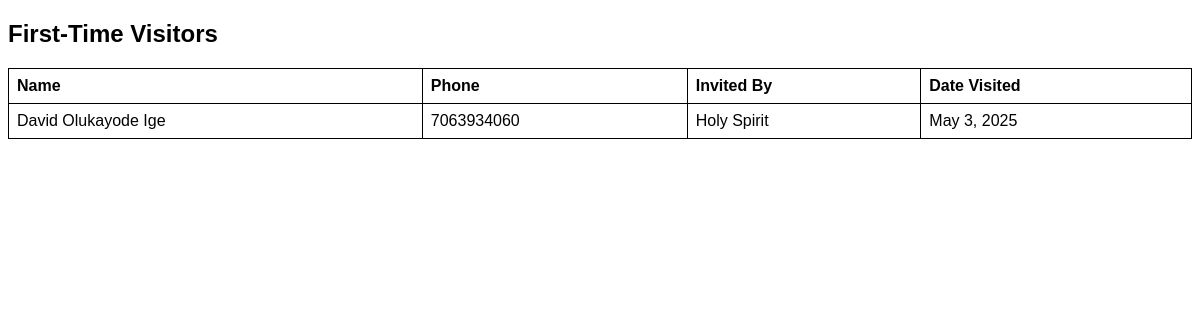
Screenshot of /print-first-timers/ with the database file from the repository.
### church_app/models.py (models this page shows, shortened)
class FirstTimer(models.Model):
    first_name = models.CharField(max_length=100)
    last_name = models.CharField(max_length=100)
    address = models.TextField()
    phone = models.CharField(max_length=15)  # Prevents duplicate entries
    invited_by = models.CharField(max_length=100)  # Who invited the visitor
    born_again = models.BooleanField()  # Yes or No
    service_feedback = models.TextField(blank=True, null=True)  # Allows optional feedback
    would_like_visit = models.BooleanField()  # Yes or No
    available_for_fellowship = models.BooleanField()  # Yes or No
    date_visited = models.DateField(auto_now_add=True)

### church_app/views.py (the view)
# urls.py: path('print-first-timers/', views.print_first_timers, name='print_first_timers'),
def print_first_timers(request):
    first_timers = FirstTimer.objects.all()
    return render(request, "print_first_timers.html", {"first_timers": first_timers})

### church_app/templates/print_first_timers.html (shortened to what this page needs)
<!DOCTYPE html>
<html lang="en">
<head>
</head>
<body>
<div id="print-section">
    <h2>First-Time Visitors</h2>
    <table>
        <thead>
            <tr>
                <th>Name</th>
                <th>Phone</th>
                <th>Invited By</th>
                <th>Date Visited</th>
            </tr>
        </thead>
        <tbody>
            {% for visitor in first_timers %}
            <tr>
                <td>{{ visitor.first_name }} {{ visitor.last_name }}</td>
                <td>{{ visitor.phone }}</td>
                <td>{{ visitor.invited_by }}</td>
                <td>{{ visitor.date_visited }}</td>
            </tr>
            {% endfor %}
        </tbody>
    </table>
</div>
</body>
</html>

### church_app/templates/print_first_timers.html (style rules this page uses)
body { font-family: Arial, sans-serif; }
table { width: 100%; border-collapse: collapse; }
th, td { border: 1px solid black; padding: 8px; text-align: left; }

### rows the page displays
FirstTimer: first_name "David Olukayode", last_name "Ige", phone "7063934060", invited_by "Holy Spirit", date_visited "May 3, 2025"
